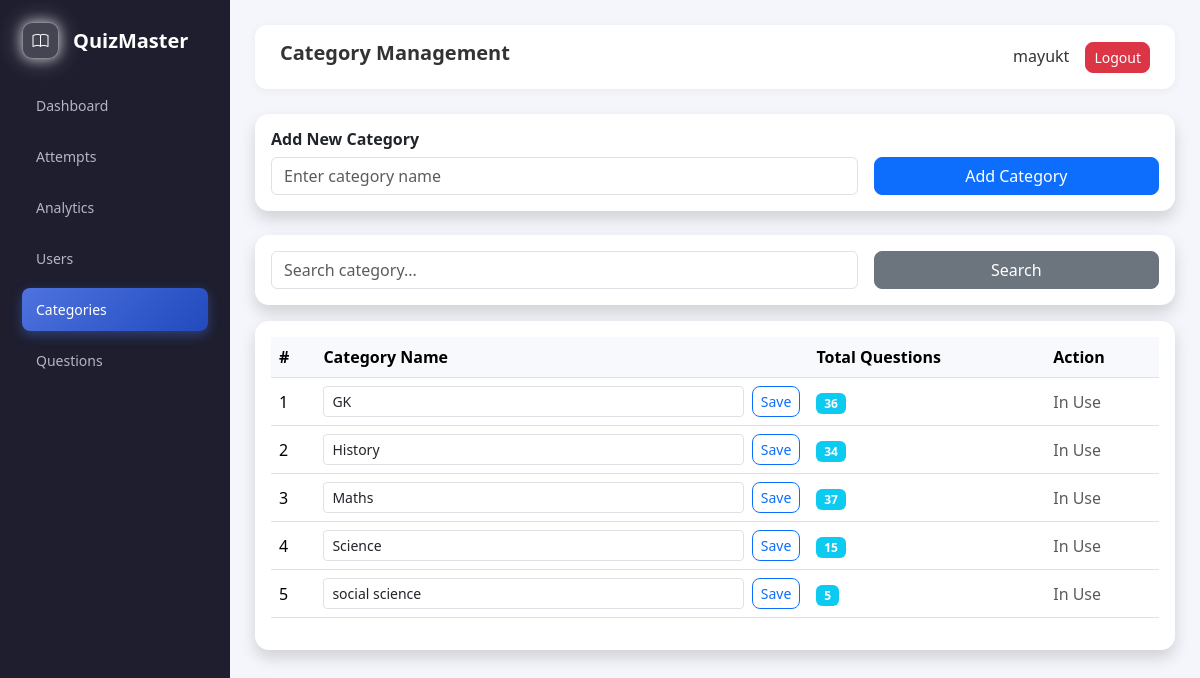
Screenshot of /admin/add_category.php (signed in) with the database file from the repository.
### tables this page shows
CREATE TABLE `categories` (
  `id` int(11) NOT NULL,
  `category_name` varchar(100) NOT NULL
);

### admin/add_category.php (the view, shortened to what this page needs)
<?php
require_once __DIR__ . "/../includes/db.php";
$admin_name = $_SESSION['name'] ?? 'Admin';
$search=$_GET['search'] ?? "";
$result=mysqli_query($conn,"
SELECT c.id,c.category_name,
COUNT(q.id) total_q
FROM categories c
LEFT JOIN questions q ON c.id=q.category_id
WHERE c.category_name LIKE '%$search%'
GROUP BY c.id
ORDER BY c.category_name
");
?>
<!DOCTYPE html>
<html>
<head>
<link href="https://cdn.jsdelivr.net/npm/bootstrap@5.3.2/dist/css/bootstrap.min.css" rel="stylesheet">
<link rel="stylesheet" href="../assets/admin_css/admin_dashboard.css?v=2">
<link href="https://cdn.jsdelivr.net/npm/bootstrap-icons@1.11.1/font/bootstrap-icons.css" rel="stylesheet">
</head>
<body>
<div class="wrapper">
<div class="sidebar">
<div class="logo">
                <div class="logo-icon">
                    <i class="bi bi-book"></i>
                </div>
                <div class="logo-text">QuizMaster</div>
            </div>
<a href="dashboard.php">Dashboard</a>
<a href="view_attempts.php">Attempts</a>
<a href="charts.php">Analytics</a>
<a href="users.php">Users</a>
<a class="active" href="add_category.php">Categories</a>
<a href="add_question.php">Questions</a>
</div>
<div class="main">
<div class="topbar">
<h5>Category Management</h5>
<div>
<?= htmlspecialchars($admin_name) ?>
<a href="../auth/logout.php" class="btn btn-danger btn-sm ms-3">Logout</a>
</div>
</div>
<div class="card p-3 mb-4 shadow">
<h6>Add New Category</h6>
<form method="POST" class="row g-3">
<div class="col-md-8">
<input type="text" name="name"
class="form-control"
placeholder="Enter category name" required>
</div>
<div class="col-md-4">
<button name="add_category"
class="btn btn-primary w-100">
Add Category
</button>
</div>
</form>
</div>
<div class="card p-3 mb-3 shadow">
<form class="row g-3">
<div class="col-md-8">
<input type="text" name="search"
value="<?= htmlspecialchars($search) ?>"
class="form-control"
placeholder="Search category...">
</div>
<div class="col-md-4">
<button class="btn btn-secondary w-100">
Search
</button>
</div>
</form>
</div>
<div class="card p-3 shadow">
<table class="table table-hover align-middle">
<thead>
<tr>
<th>#</th>
<th>Category Name</th>
<th>Total Questions</th>
<th>Action</th>
</tr>
</thead>
<tbody>
<?php $i=1; while($row=mysqli_fetch_assoc($result)): ?>
<tr>
<td><?= $i++ ?></td>
<td>
<form method="POST" class="d-flex gap-2">
<input type="text" name="name"
value="<?= htmlspecialchars($row['category_name']) ?>"
class="form-control form-control-sm">
<button name="update_category"
class="btn btn-sm btn-outline-primary">
Save
</button>
</form>
</td>
<td>
<span class="badge bg-info">
<?= $row['total_q'] ?>
</span>
</td>
<td>
<?php if($row['total_q']==0): ?>
<a onclick="return confirm('Delete this category?')"
href="add_category.php?delete=<?= $row['id'] ?>"
class="btn btn-sm btn-outline-danger">
Delete
</a>
<?php else: ?>
<span class="text-muted">In Use</span>
<?php endif; ?>
</td>
</tr>
<?php endwhile; ?>
</tbody>
</table>
</div>
</div>
</div>
</body>
</html>

### assets/admin_css/admin_dashboard.css (style rules this page uses)
* { box-sizing:border-box; margin:0; padding:0; }
body { font-family:"Segoe UI",sans-serif; background:#f4f6fb; color:#333; overflow:hidden; }
a { text-decoration:none; }
.wrapper { display:flex; height:100vh; }
.logo { display:flex; align-items:center; gap:14px; color:#fff; transform-origin:left center; will-change: transform; margin-bottom:25px; transition: transform 0.6s cubic-bezier(0.16,1,0.3,1), filter 0.6s ease; }
.logo-icon { width:37px; height:37px; border-radius:10px; background:rgba(255,255,255,0.171); border:1px solid rgba(255,255,255,0.363); display:flex; align-items:center; justify-content:center; position:relative; overflow:hidden; box-shadow: 0 0 12px rgba(255,255,255,0.6), 0 0 25px rgba(255,255,255,0.4); }
.logo-icon::after { content:""; position:absolute; top:0; left:-150%; width:80%; height:100%; background:linear-gradient( 120deg, transparent, rgba(255,255,255,0.35), transparent ); animation:shine-wave 3s infinite; }
.logo-icon i { font-size:16px; color:#fff; }
.logo-text { font-size:20px; font-weight:700; }
.sidebar { width:230px; background:#1e1e2f; color:#fff; padding:22px; position:fixed; top:0; left:0; bottom:0; overflow-y:auto; }
.sidebar a { display:block; color:#b5b5c3; padding:11px 14px; border-radius:8px; margin-bottom:8px; font-size:14px; transition:0.25s; }
.sidebar a.active { background:linear-gradient(135deg,#4e73df,#224abe); color:#fff; box-shadow:0 4px 12px rgba(78,115,223,0.4); }
.main { margin-left:230px; width:calc(100% - 230px); height:100vh; overflow-y:auto; padding:25px; }
.topbar { position:sticky; top:0; z-index:1000; background:#fff; padding:16px 25px; display:flex; justify-content:space-between; align-items:center; border-radius:12px; box-shadow:0 2px 10px rgba(0,0,0,0.05); margin-bottom:25px; }
.topbar h5 { font-weight:600; }
.card { border-radius:14px; border:none; background:#fff; box-shadow:0 3px 12px rgba(0,0,0,0.05); }
.table th { background:#f8f9fc; font-weight:600; }
.table td,.table th { vertical-align:middle; }
.btn { border-radius:8px; }
.card h6 { font-weight:600; }

### admin/add_category.php (style rules this page uses)
.table thead { background:#1e1e2f;color:#fff; }

### rows the page displays
categories: name "GK", total_q "36"
categories: name "History", total_q "34"
categories: name "Maths", total_q "37"
categories: name "Science", total_q "15"
categories: name "social science", total_q "5"

### other values shown
$admin_name "mayukt"
